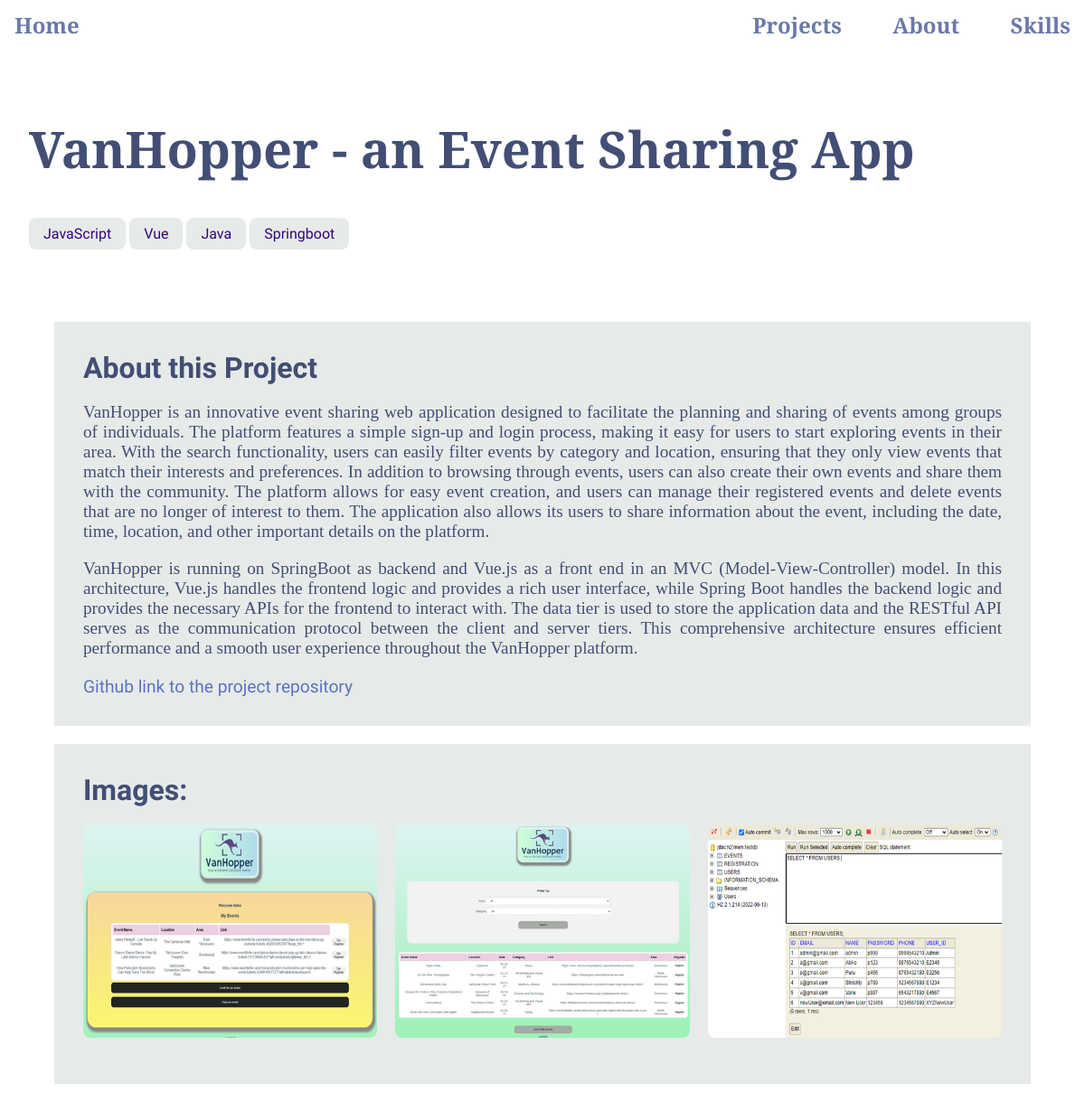
Page /posts/vanhopper-an-event-sharing-app on the committed database.
### blog/models.py (models this page shows, shortened)
class Post(models.Model):
    title = models.CharField(max_length=100)
    excerpt = models.CharField(max_length=150)
    image = models.ImageField(upload_to='images', null=True)
    image1=models.ImageField(upload_to='images', null=True)
    image2=models.ImageField(upload_to='images', null=True)
    image3=models.ImageField(upload_to='images', null=True)
    date = models.DateField(auto_now=True)
    slug = models.SlugField(unique=True)  # db_index=True is set automatically
    content = models.TextField(validators=[MinLengthValidator(10)])
    author = models.ForeignKey(
        Author, on_delete=models.SET_NULL, null=True) # related_name="posts",
    tag = models.ManyToManyField(Tag)
    link=models.URLField(null=True, max_length=200)
    weblink=models.URLField(null=True, blank=True, max_length=200)

class Tag(models.Model):
    caption = models.CharField(max_length=20)

### blog/views.py (the view, shortened to what this page needs)
# urls.py: path("posts/<slug:slug>", views.PostDetailView.as_view(), name="post-detail-page"),
class PostDetailView(View):
    model = Post
    def get(self, request, slug):
        post = Post.objects.get(slug=slug)
        stored_posts = request.session.get("stored_posts")
        has_read_later = True
        if stored_posts is None or len(stored_posts) == 0:
            has_read_later = False
        elif int(post.id) not in stored_posts:
            has_read_later = False
        elif int(post.id) in stored_posts:
            has_read_later = True
        return render(request, "blog/post-detail.html",{
            "post":post,
            "comment_form":CommentForm(),
            "comments":post.comments.all().order_by("-id"),
            "has_read_later":has_read_later
        })

### blog/templates/blog/post-detail.html (shortened to what this page needs)
{% extends "base.html" %}
{% load static%}
{% block css_files%}
<link rel="stylesheet" href="{% static "blog/post-detail.css" %}"/>
{% endblock%}
{%block contents%}
<section id="summary">
    <h2>{{post.title}}</h2>
    <div>
        {% for t in post.tag.all %}
            <span id="tag">{{t.caption}}</span>
        {% endfor%}
    </div>
</section>
<main>
    <h2>About this Project</h2>
    <p>{{post.content|linebreaks}}</p>
    <a id="gitlink" href="{{post.link}}"> Github link to the project repository</a></br>
</main>
<main>
    <h2>Images: </h2>
    <section >
        <ul id='image-list'>
            <li><img src="{{post.image1.url}}" alt="app image"></li>
            <li><img src="{{post.image2.url}}" alt="app image"></li>
            <li><img src="{{post.image3.url}}" alt="app image"></li>
        </ul>
    </section>
</main>
{% endblock %}

### templates/base.html (shortened to what this page needs)
{% load static %}
<!DOCTYPE html>
<html lang="en">
<head>
    <link rel="stylesheet" href="{% static 'app.css' %}"/>
    {% block css_files %}{% endblock %}
</head>
<body>
    <header id="main-navigation">
        <h1><a href="{% url 'starting-page' %}"> Home</a><h1>
        <nav><a href="{% url 'posts-page' %}">Projects</a></nav>
        <nav><a href="{% url 'about-me' %}">About</a></nav>
        <nav><a href="{% url 'my-skills' %}">Skills</a></nav>
    </header>
    {% block contents %}
    {% endblock %}
</body>
</html>

### static/app.css (style rules this page uses)
* { box-sizing: border-box; }
html { font-family: 'Libre Baskerville', serif; }
body { margin: 0; }
h2 { font-size: 2rem; }
#main-navigation { width: 100%; height: 3rem; display: flex; justify-content: space-between; align-items: center; margin-top: 0; }
#main-navigation a { text-decoration: none; color:#6A78A9; font-weight: bold; padding-left: 1rem; font-size: 1.5rem; }
#main-navigation nav { display: inline; padding: 1rem; }

### blog/static/blog/post-detail.css (style rules this page uses)
body { background-color: white; }
#main-navigation { background-color: white; }
#summary { padding: 2rem; width: 100%; max-width: 90rem; position: relative; height: 18rem; }
#summary h2 { color:#424e75; font-size: 3.5rem; }
#gitlink { font-family: 'Raleway', serif; color: #5b72c0; text-decoration: none; }
main { font-family: 'Libre Baskerville', serif; color: #424e75; width: 90%; max-width: 90rem; margin: 20px auto; background-color: #e6ebe9; padding: 2rem; font-size: 1.2rem; text-align: justify; }
main h2 { margin:0 auto; font-family: 'Raleway', serif; }
#tag { font-family: 'Raleway', serif; background-color: #e6ebe9; color:#390281; padding: 0.5rem 1rem; border-radius: 8px; }
#image-list { display: flex; justify-content: space-between; list-style: none; padding: 0; }
#image-list li { flex-basis: 32%; }
#image-list img { width: 100%; height: 100%; border-radius: 8px; }

### rows in the picture
Post: title "VanHopper - an Event Sharing App", content "VanHopper is an innovative event sharing web application designed to facilitate the planning and sharing of events among groups of individuals. The platform features a simple sign-up and login process, making it easy for users to start exploring events in their area. With the search functionality, users can easily filter events by category and location, ensuring that they only view events that match their interests and preferences. In addition to browsing through events, users can also create their own events and share them with the community. The platform allows for easy event creation, and users can manage their registered events and delete events that are no longer of interest to them.…", image1 (picture), image2 (picture), image3 (picture)
Tag: caption "JavaScript"
Tag: caption "Vue"
Tag: caption "Java"
Tag: caption "Springboot"
